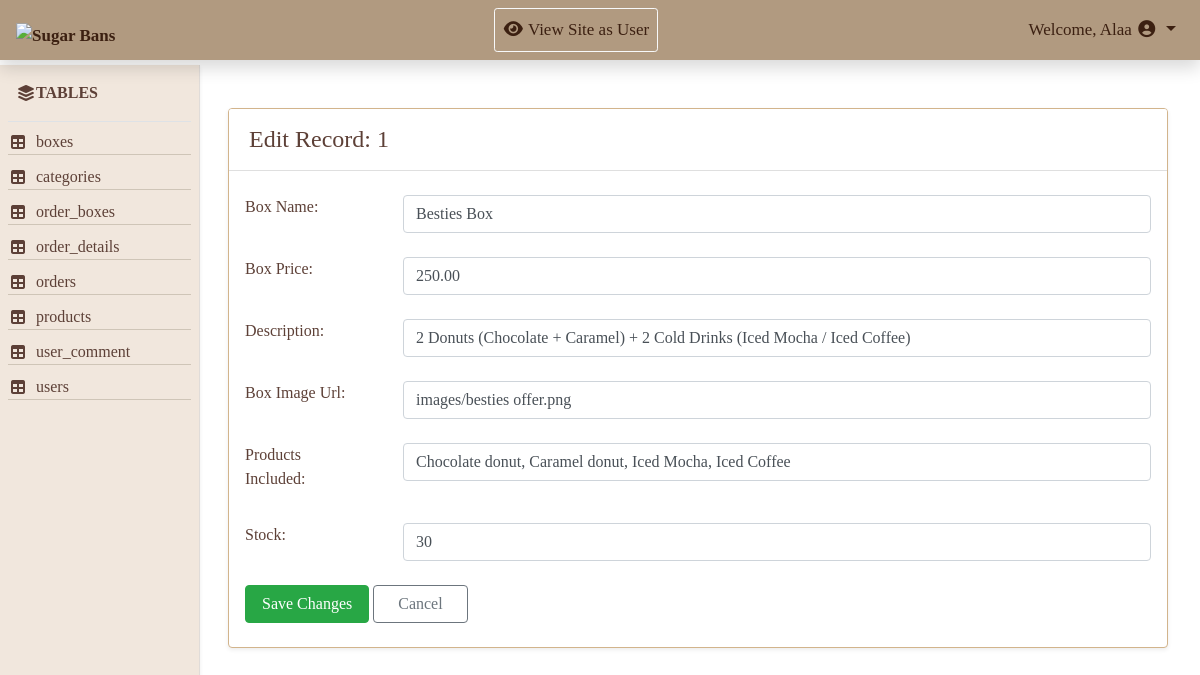
Page /Admin/action.php?action=edit&table=boxes&id=1 on the earlier database version.
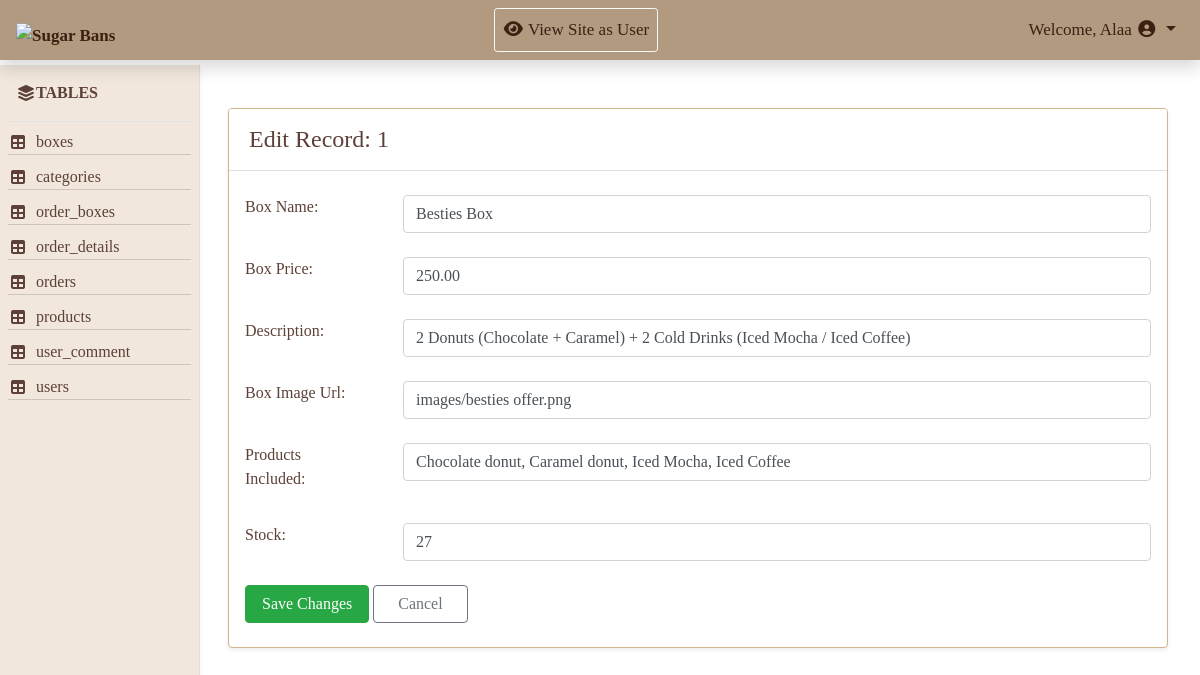
Same page on the later database version.
### tables this page shows
CREATE TABLE `boxes` (
  `box_id` int(11) NOT NULL,
  `box_name` varchar(150) NOT NULL,
  `box_price` decimal(10,2) NOT NULL,
  `description` text DEFAULT NULL,
  `box_image_url` varchar(255) DEFAULT NULL,
  `products_included` text DEFAULT NULL,
  `stock` int(11) NOT NULL DEFAULT 30
);

### Admin/action.php (the view, shortened to what this page needs)
<?php
include 'includes/db/db.php';
include 'includes/temp/header.php';
include 'includes/temp/navbar.php';
?>
<div class="container-fluid">
    <div class="row">
        <?php include 'includes/temp/aside.php'; ?>
        <main class="col-md-10">
            <?php
                $action = isset($_GET['action']) ? $_GET['action'] : '';
                $table = isset($_GET['table'])  ? $_GET['table']  : '';
                $id = isset($_GET['id'])     ? $_GET['id']     : 0;
                if (!empty($table)) {
                        $stmtCol = $connect->query("SHOW COLUMNS FROM $table");
                        $primaryKey = $stmtCol->fetchColumn();
                }
                switch($action) {
                    ?>
                <?php
                case 'edit':
                    $stmt = $connect->prepare("SELECT * FROM $table WHERE $primaryKey = ?");
                    $stmt->execute([$id]);
                    $item = $stmt->fetch();
                    ?>
                <div class="container mt-2 mb-5">
                    <div class="card shadow-sm">
                        <div class="card-header bg-white py-3">
                            <h4 class="mb-0">Edit Record: <?php echo $id; ?></h4>
                        </div>
                       <form action="update.php" method="POST px-5">
                        <?php
                            foreach ($item as $key => $value){
                            if (!is_numeric($key) && $key != $primaryKey){
                            ?>
                        <p class="my-4 px-3 d-flex">
                            <label class="form-label"><?php echo ucwords(str_replace('_', ' ', $key)); ?>:</label>
                           <input type="text" class="form-control ml-5" name="<?php echo $key; ?>" value="<?php echo $value; ?>">
                        </p>
                        <?php }}?>
                        <div class="mt-4 px-3 pb-4">
                            <button type="submit" class="btn btn-success px-3">Save Changes</button>
                            <a href="view_table.php?table=<?php echo $table; ?>" class="btn btn-outline-secondary px-4">Cancel</a>
                        </div>
                       </form>
                    </div>
                </div>
                 <?php
                    break;
                }
                ?>
        </main>
    </div>
</div>
<?php
include 'includes/temp/footer.php';
?>

Differences in the rows shown:
changed boxes "Besties Box": stock "30" → "27"
